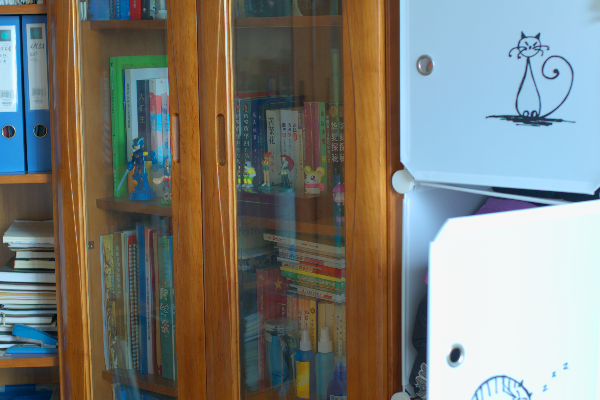
#> input picture data/LOLdataset/eval15/high/1.png, 600 x 400 px; its folder holds 2 pictures in this run
$ python wild_sheet.py ../data/LOLdataset/eval15/high ../data/LOLdataset/eval15/high/111.png ../data/LOLdataset/eval15/high/111.png
#> lines starting #> are read from the running program, lines starting #| are printed output that depends on the picture; after the words box and inside, x2 and y2 are one past the last pixel; in counts of white or black regions, pixels touching at a corner belong together
import os, sys, cv2
import numpy as np

in_dir, out_dir, dst = sys.argv[1], sys.argv[2], sys.argv[3]
os.makedirs(dst, exist_ok=True)
W, H = 320, 240

def cell(path, label):
#> called with path = '../data/LOLdataset/eval15/high/1.png', label = 'IN 1.png'
    img = cv2.imread(path)
#> img is the input picture: shape (400, 600, 3); mean B, G, R 119.7, 126.5, 125.2
    canvas = np.zeros((H, W, 3), np.uint8)
    if img is None:
        return canvas
    h, w = img.shape[:2]
#> h = 400; w = 600
    s = min(W / w, H / h)
#> s = 0.533
    img = cv2.resize(img, (round(w * s), round(h * s)), interpolation=cv2.INTER_AREA)
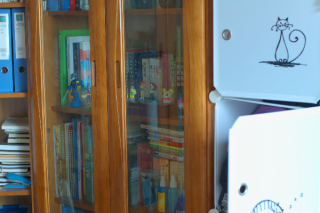
#> img: shape (213, 320, 3); mean B, G, R 119.7, 126.5, 125.2
    y, x = (H - img.shape[0]) // 2, (W - img.shape[1]) // 2
#> y = 13; x = 0
    canvas[y:y + img.shape[0], x:x + img.shape[1]] = img
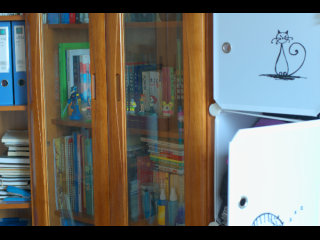
#> canvas: shape (240, 320, 3); mean B, G, R 106.2, 112.3, 111.1
    cv2.putText(canvas, label, (4, 14), cv2.FONT_HERSHEY_SIMPLEX, 0.4, (0, 255, 255), 1, cv2.LINE_AA)
    return canvas

names = sorted(f for f in os.listdir(in_dir)
               if f.lower().endswith(".png") and os.path.exists(os.path.join(out_dir, f)))
print(len(names), "pairs found")
pairs = [np.hstack([cell(os.path.join(in_dir, f), "IN " + f[:22]),
                    cell(os.path.join(out_dir, f), "OUT")]) for f in names]
#> call 2 of cell, with label = 'OUT'
#> in cell (call 2), `cv2.putText(canvas, label, (4, 14), cv2.FONT_HERSHEY_SIMPLEX, 0.4, (0,..`:
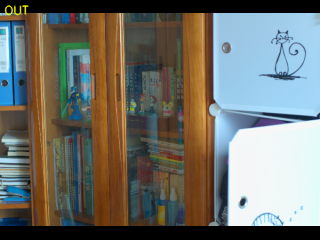
#> canvas: shape (240, 320, 3); mean B, G, R 106.2, 112.5, 111.4
#> call 3 of cell, with path = '../data/LOLdataset/eval15/high/111.png', label = 'IN 111.png'
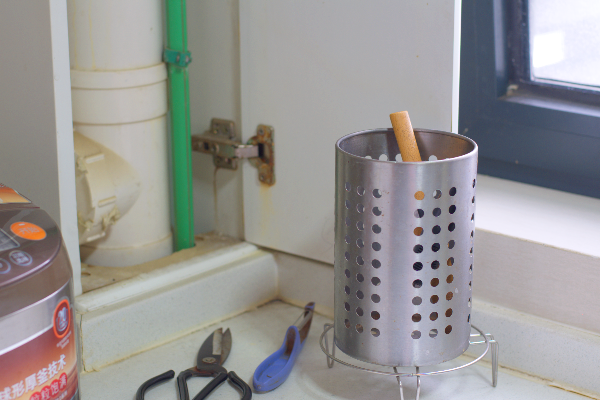
#> input picture data/LOLdataset/eval15/high/111.png, 600 x 400 px
#> in cell, img is the input picture: shape (400, 600, 3); mean B, G, R 147.5, 148.9, 150.6
#> in cell (call 3), `canvas[y:y + img.shape[0], x:x + img.shape[1]] = img`:
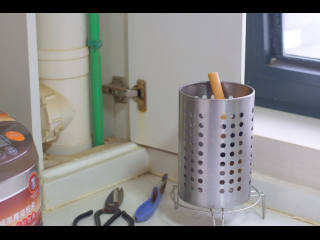
#> canvas: shape (240, 320, 3); mean B, G, R 130.9, 132.1, 133.7
#> in cell (call 3), `cv2.putText(canvas, label, (4, 14), cv2.FONT_HERSHEY_SIMPLEX, 0.4, (0,..`:
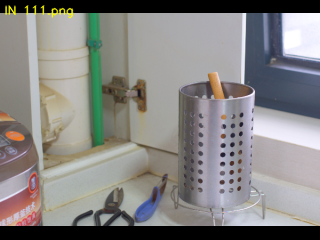
#> canvas: shape (240, 320, 3); 0.52% of pixels changed, all inside (x1, y1, x2, y2) = (5, 5, 74, 19)
#> in cell (call 4), `cv2.putText(canvas, label, (4, 14), cv2.FONT_HERSHEY_SIMPLEX, 0.4, (0,..`: canvas: shape (240, 320, 3); 0.23% of pixels changed, all inside (x1, y1, x2, y2) = (4, 4, 29, 16)
for k in range(0, len(pairs), 8):
    chunk = pairs[k:k + 8]
    if len(chunk) % 2:
        chunk.append(np.zeros_like(chunk[0]))
    rows = [np.hstack(chunk[i:i + 2]) for i in range(0, len(chunk), 2)]
    path = os.path.join(dst, f"wild_comparison_{k // 8 + 1}.png")
    cv2.imwrite(path, np.vstack(rows))
    print("saved", path)
#> this loop made 1 pass
#| saved ../data/LOLdataset/eval15/high/111.png/wild_comparison_1.png
#> pass 1, `cv2.imwrite(path, np.vstack(rows))`:
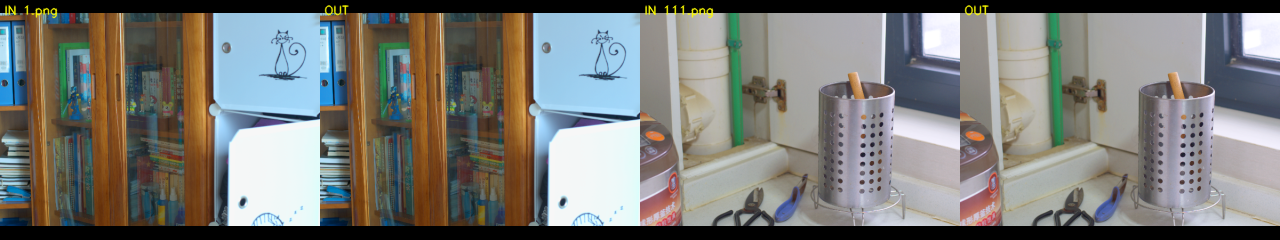
#> saved as wild_comparison_1.png: shape (240, 1280, 3); mean B, G, R 118.5, 122.5, 122.7
